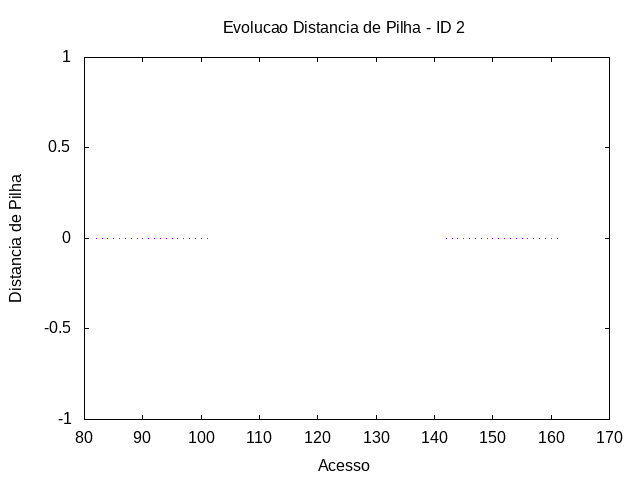

Source code (gnuplot):
set term png
set output "../out/mem/internodin/-distp-2.png"
set title "Evolucao Distancia de Pilha - ID 2"
set xlabel "Acesso"
set ylabel "Distancia de Pilha"
plot "../out/mem/internodin/-acesso-2-2.gpdat" u 2:5 w impulses t ""
